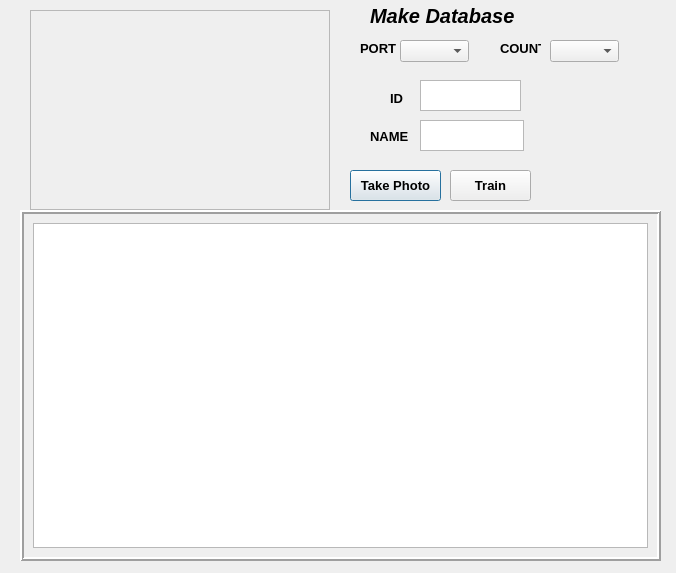
<?xml version="1.0" encoding="UTF-8"?>
<ui version="4.0">
 <class>Dialog</class>
 <widget class="QDialog" name="Dialog">
  <property name="geometry">
   <rect>
    <x>0</x>
    <y>0</y>
    <width>676</width>
    <height>573</height>
   </rect>
  </property>
  <property name="windowTitle">
   <string>Dialog</string>
  </property>
  <widget class="QLabel" name="label">
   <property name="geometry">
    <rect>
     <x>390</x>
     <y>90</y>
     <width>21</width>
     <height>16</height>
    </rect>
   </property>
   <property name="font">
    <font>
     <pointsize>10</pointsize>
     <weight>75</weight>
     <bold>true</bold>
    </font>
   </property>
   <property name="text">
    <string>ID</string>
   </property>
  </widget>
  <widget class="QPushButton" name="Button1">
   <property name="geometry">
    <rect>
     <x>350</x>
     <y>170</y>
     <width>91</width>
     <height>31</height>
    </rect>
   </property>
   <property name="font">
    <font>
     <pointsize>10</pointsize>
     <weight>75</weight>
     <bold>true</bold>
    </font>
   </property>
   <property name="text">
    <string>Take Photo</string>
   </property>
   <property name="flat">
    <bool>false</bool>
   </property>
  </widget>
  <widget class="QPushButton" name="Button2">
   <property name="geometry">
    <rect>
     <x>450</x>
     <y>170</y>
     <width>81</width>
     <height>31</height>
    </rect>
   </property>
   <property name="font">
    <font>
     <pointsize>10</pointsize>
     <weight>75</weight>
     <bold>true</bold>
    </font>
   </property>
   <property name="text">
    <string>Train</string>
   </property>
   <property name="iconSize">
    <size>
     <width>20</width>
     <height>20</height>
    </size>
   </property>
  </widget>
  <widget class="QFrame" name="displayframe">
   <property name="geometry">
    <rect>
     <x>20</x>
     <y>210</y>
     <width>641</width>
     <height>351</height>
    </rect>
   </property>
   <property name="frameShape">
    <enum>QFrame::Box</enum>
   </property>
   <property name="frameShadow">
    <enum>QFrame::Raised</enum>
   </property>
   <property name="lineWidth">
    <number>2</number>
   </property>
   <layout class="QHBoxLayout" name="horizontalLayout">
    <item>
     <widget class="QTreeView" name="treeView"/>
    </item>
   </layout>
  </widget>
  <widget class="QLabel" name="label_3">
   <property name="geometry">
    <rect>
     <x>370</x>
     <y>0</y>
     <width>161</width>
     <height>31</height>
    </rect>
   </property>
   <property name="font">
    <font>
     <pointsize>15</pointsize>
     <weight>75</weight>
     <italic>true</italic>
     <bold>true</bold>
    </font>
   </property>
   <property name="text">
    <string>Make Database</string>
   </property>
  </widget>
  <widget class="QPlainTextEdit" name="plainTextEdit">
   <property name="geometry">
    <rect>
     <x>420</x>
     <y>80</y>
     <width>101</width>
     <height>31</height>
    </rect>
   </property>
   <property name="font">
    <font>
     <pointsize>10</pointsize>
     <weight>75</weight>
     <bold>true</bold>
    </font>
   </property>
  </widget>
  <widget class="QPlainTextEdit" name="plainTextEdit2">
   <property name="geometry">
    <rect>
     <x>420</x>
     <y>120</y>
     <width>104</width>
     <height>31</height>
    </rect>
   </property>
   <property name="font">
    <font>
     <pointsize>10</pointsize>
     <weight>75</weight>
     <bold>true</bold>
    </font>
   </property>
  </widget>
  <widget class="QLabel" name="image">
   <property name="geometry">
    <rect>
     <x>30</x>
     <y>10</y>
     <width>300</width>
     <height>200</height>
    </rect>
   </property>
   <property name="frameShape">
    <enum>QFrame::StyledPanel</enum>
   </property>
   <property name="frameShadow">
    <enum>QFrame::Sunken</enum>
   </property>
   <property name="lineWidth">
    <number>2</number>
   </property>
   <property name="text">
    <string/>
   </property>
  </widget>
  <widget class="QLabel" name="label_2">
   <property name="geometry">
    <rect>
     <x>370</x>
     <y>130</y>
     <width>47</width>
     <height>13</height>
    </rect>
   </property>
   <property name="font">
    <font>
     <pointsize>10</pointsize>
     <weight>75</weight>
     <bold>true</bold>
    </font>
   </property>
   <property name="text">
    <string>NAME</string>
   </property>
  </widget>
  <widget class="QComboBox" name="comboBox1">
   <property name="geometry">
    <rect>
     <x>400</x>
     <y>40</y>
     <width>69</width>
     <height>22</height>
    </rect>
   </property>
  </widget>
  <widget class="QLabel" name="label_4">
   <property name="geometry">
    <rect>
     <x>360</x>
     <y>40</y>
     <width>41</width>
     <height>16</height>
    </rect>
   </property>
   <property name="font">
    <font>
     <pointsize>10</pointsize>
     <weight>75</weight>
     <bold>true</bold>
    </font>
   </property>
   <property name="text">
    <string>PORT</string>
   </property>
  </widget>
  <widget class="QComboBox" name="comboBox2">
   <property name="geometry">
    <rect>
     <x>550</x>
     <y>40</y>
     <width>69</width>
     <height>22</height>
    </rect>
   </property>
  </widget>
  <widget class="QLabel" name="label_5">
   <property name="geometry">
    <rect>
     <x>500</x>
     <y>40</y>
     <width>41</width>
     <height>16</height>
    </rect>
   </property>
   <property name="font">
    <font>
     <pointsize>10</pointsize>
     <weight>75</weight>
     <bold>true</bold>
    </font>
   </property>
   <property name="text">
    <string>COUNT</string>
   </property>
  </widget>
 </widget>
 <resources/>
 <connections/>
</ui>
